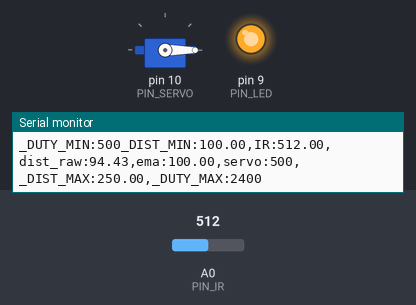
Recording of a sketch running on a simulated Arduino Uno, built with avr-gcc and run on an emulated ATmega328P. Parts: servo, output pins drawn as LEDs (lit = HIGH), the last lines printed to the serial monitor. The test bench sets the inputs (shaded band); at power-on: A0 (PIN_IR) = 512.

Above: at 1.2 s.
1.3 s: A0 (PIN_IR) set to 479
At 1.6 s:
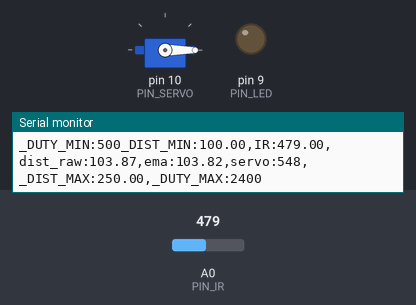
2.8 s: A0 (PIN_IR) set to 306
At 4.0 s:
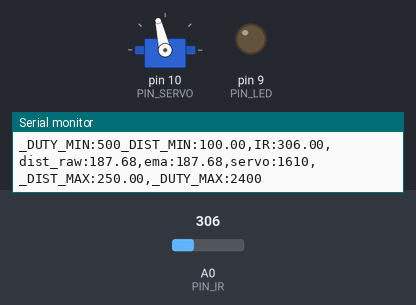
4.6 s: A0 (PIN_IR) set to 240
At 5.2 s:
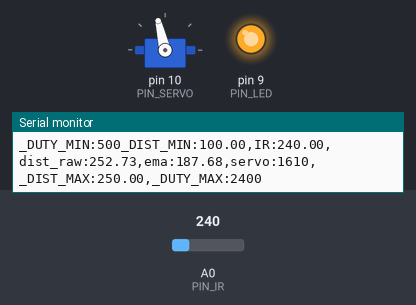
6.1 s: A0 (PIN_IR) set to 255
At 6.9 s:
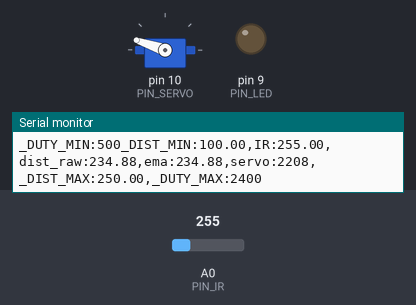
7.9 s: A0 (PIN_IR) set to 122
At 9.1 s:
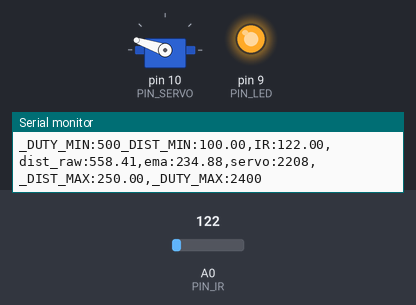
9.4 s: A0 (PIN_IR) set to 260
At 10.9 s:
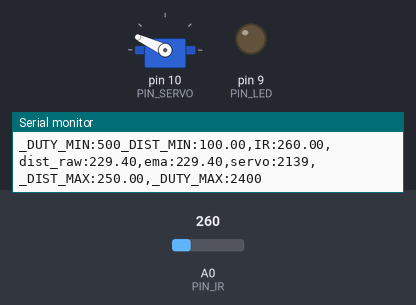
Timing chart, 0 to 12.2 s (numbered marks = the images above; inputs shaded):
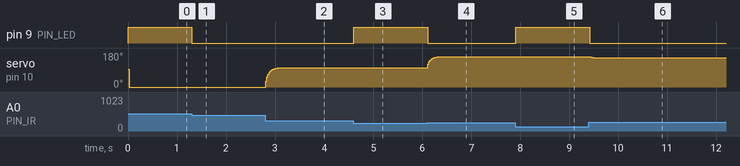

Measured:
- the behaviour switches between 493 and 492 on A0 (PIN_IR) (found by bisection; images 0 and 1)
- the behaviour switches between 242 and 243 on A0 (PIN_IR) (found by bisection; images 3 and 4)
- after the input at 1.3 s, pin 9 (PIN_LED): HIGH → LOW at once
- after the input at 2.8 s, servo on pin 10 (PIN_SERVO): moves from 0° to 103° over 0.33 s, starting at once
- after the input at 4.6 s, pin 9 (PIN_LED): LOW → HIGH at once
- after the input at 6.1 s, pin 9 (PIN_LED): HIGH → LOW at once; servo on pin 10 (PIN_SERVO): moves from 103° to 161° over 0.28 s, starting at once
- after the input at 7.9 s, pin 9 (PIN_LED): LOW → HIGH at once
- after the input at 9.4 s, pin 9 (PIN_LED): HIGH → LOW at once; servo on pin 10 (PIN_SERVO): 161° → 155° at once

The sketch:

17_example_3.ino
```cpp
#include <Servo.h>

// Arduino pin assignment
#define PIN_IR A0
#define PIN_LED 9
#define PIN_SERVO 10

#define _DUTY_MIN 500
#define _DUTY_NEU 1500
#define _DUTY_MAX 2400

#define _DIST_MIN 100.0
#define _DIST_MAX 250.0

#define EMA_ALPHA 0.3

#define LOOP_INTERVAL 25

Servo myservo;
unsigned long last_loop_time;

float dist_prev = _DIST_MIN;
float dist_ema = _DIST_MIN;

void setup()
{
  pinMode(PIN_LED, OUTPUT);
  digitalWrite(PIN_LED, HIGH); // Active-low LED 기준

  myservo.attach(PIN_SERVO);
  myservo.writeMicroseconds(_DUTY_NEU);

  Serial.begin(1000000);
}

void loop()
{
  unsigned long time_curr = millis();
  int duty;
  float a_value, dist_raw, dist_filtered;

  // Sampling interval
  if (time_curr - last_loop_time < LOOP_INTERVAL)
    return;

  last_loop_time = time_curr;

  // IR Sensor
  a_value = analogRead(PIN_IR);

  // ADC to distance
  if (a_value <= 9.0) {
    dist_raw = 0.0;
  } else {
    dist_raw = ((6762.0 / (a_value - 9.0)) - 4.0) * 10.0;
  }

  // Range Filter
  digitalWrite(PIN_LED, HIGH);

  if ((dist_raw == 0.0) || (dist_raw > _DIST_MAX)) {
    dist_filtered = dist_prev;
  }
  else if (dist_raw < _DIST_MIN) {
    dist_filtered = dist_prev;
  }
  else {
    digitalWrite(PIN_LED, LOW);
    dist_filtered = dist_raw;
    dist_prev = dist_raw;
  }

  // EMA Filter
  dist_ema = EMA_ALPHA * dist_filtered
           + (1 - EMA_ALPHA) * dist_ema;

  // Distance to Servo Duty
  duty = _DUTY_MIN
       + (dist_ema - _DIST_MIN)
       * (_DUTY_MAX - _DUTY_MIN)
       / (_DIST_MAX - _DIST_MIN);

  myservo.writeMicroseconds(duty);

  // Serial Monitor
  Serial.print("_DUTY_MIN:");  Serial.print(_DUTY_MIN);
  Serial.print("_DIST_MIN:");  Serial.print(_DIST_MIN);
  Serial.print(",IR:");        Serial.print(a_value);
  Serial.print(",dist_raw:");  Serial.print(dist_raw);
  Serial.print(",ema:");       Serial.print(dist_ema);
  Serial.print(",servo:");     Serial.print(duty);
  Serial.print(",_DIST_MAX:"); Serial.print(_DIST_MAX);
  Serial.print(",_DUTY_MAX:"); Serial.print(_DUTY_MAX);
  Serial.println("");
}
```
